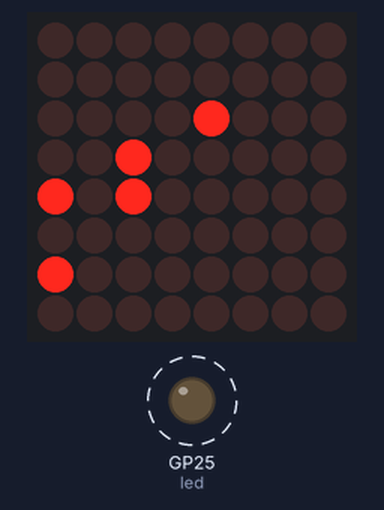
A program run on a simulated Raspberry Pi Pico running MicroPython. Parts: 8×8 LED matrix, output pins drawn as LEDs (lit = HIGH). Dashed ring = blinking. WiFi joins after 1.5 s; the clock reads 2024-03-15 10:24:30 at power-on unless the program sets it; requests to the public web service named in the program get a made-up reply in its usual format after 0.4 s (London, UTC, broken clouds, 64 % humidity, 1013 hPa unless stated); library files of the repository ran but are not shown: max7219.py; pins used as bus, display or sensor lines are not drawn; what the program prints to the serial console is not drawn.

Above: at 2.5 s.
At 11.5 s:
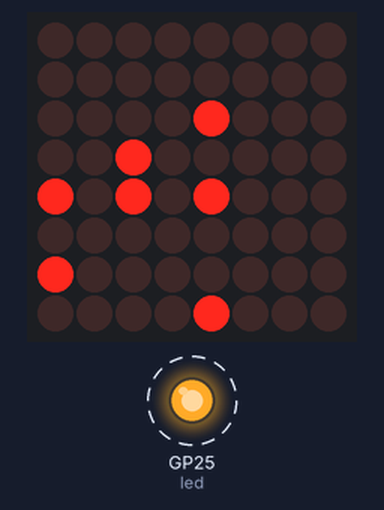
At 19.5 s:
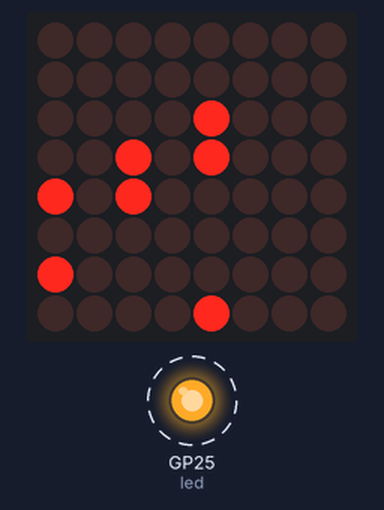
At 37.5 s:
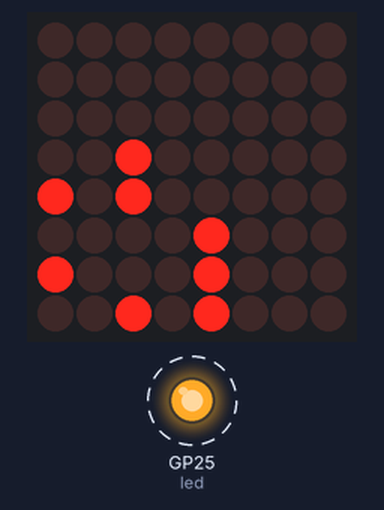
Timing chart, 0 to 40.0 s (numbered marks = the images above):
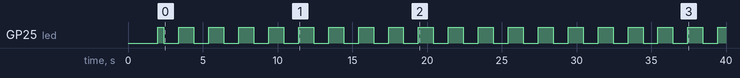

The program:

main.py
```python
"""
Copyright (c) 2022 Gary Sims

MIT License
SPDX-License-Identifier: MIT
"""

import max7219
from time import sleep
from machine import RTC
import network
import time
from machine import Pin, RTC, SPI
import urequests

clock_style = 1 # 1 = 3 col, 2 = 6 col BDC, 3 = length style

def binary_at(disp, b, x):
    y = 7
    while y > 1:
        bit = b & 0x01
        if bit == 1:
            disp.pixel(x, y, 1)
        y = y - 1
        b = b >> 1

def bcd_at(disp, b, x):
    d1 = b // 10
    d2 = b % 10
    print(b, d1, d2)
    binary_at(display, d1, x)
    binary_at(display, d2, x+1)

def len_at(disp, b, x):
    d1 = b // 10
    d2 = b % 10

    disp.vline(x, 8-d1, d1, 1)
    if d2==9:
        disp.pixel(x,0,1)
    disp.vline(x+1, 8-d2, d2, 1)

def sync_time_with_worldtimeapi_org(rtc, blocking=True):
    TIME_API = "http://worldtimeapi.org/api/ip"

    response = None
    while True:
        try:
            response = urequests.get(TIME_API)
            break
        except:
            if blocking:
                response.close()
                continue
            else:
                response.close()
                return

    json = response.json()
    current_time = json["datetime"]
    the_date, the_time = current_time.split("T")
    year, month, mday = [int(x) for x in the_date.split("-")]
    the_time = the_time.split(".")[0]
    hours, minutes, seconds = [int(x) for x in the_time.split(":")]

    # We can also fill in these extra nice things
    year_day = json["day_of_year"]
    week_day = json["day_of_week"]
    is_dst = json["dst"]
    response.close()
    rtc.datetime((year, month, mday, week_day, hours, minutes, seconds, 0)) # (year, month, day, weekday, hours, minutes, seconds, subseconds)

led = Pin("LED", Pin.OUT)
led.off()

#Matrix init
spi = SPI(0,sck=Pin(2),mosi=Pin(3))
cs = Pin(5, Pin.OUT)
display = max7219.Matrix8x8(spi, cs, 1)
display.brightness(10)
display.fill(0)
display.show()

wlan = network.WLAN(network.STA_IF)
wlan.active(True)
wlan.connect('SSID', 'password1234')

while not wlan.isconnected() and wlan.status() >= 0:
    print("Waiting to connect:")
    time.sleep(1)

led.on()

rtc = RTC()
sync_time_with_worldtimeapi_org(rtc)

force_sync_counter = 0
while True:
    led.toggle()
    Y, M, D, W, H, M, S, SS = rtc.datetime()
    #print(H, M, S)

    display.fill(0)

    if clock_style == 1:
        binary_at(display, H, 0)
        binary_at(display, M, 2)
        binary_at(display, S, 4)
    elif clock_style == 2:
        bcd_at(display, H, 0)
        bcd_at(display, M, 3)
        bcd_at(display, S, 6)
    else:
        len_at(display, H, 0)
        len_at(display, M, 3)
        len_at(display, S, 6)

    display.show()
    if force_sync_counter > 85000: # A little less than a day
        force_sync_counter = 0
        sync_time_with_worldtimeapi_org(rtc, blocking=False)
    force_sync_counter = force_sync_counter + 1
    sleep(1)
    
```

Measured:
- by itself, GP25 (led): alternates HIGH for 1.0 s and LOW for 1.0 s
- what the display in image 0 shows lasts 1.0 s, from 2.4 s to 3.4 s
